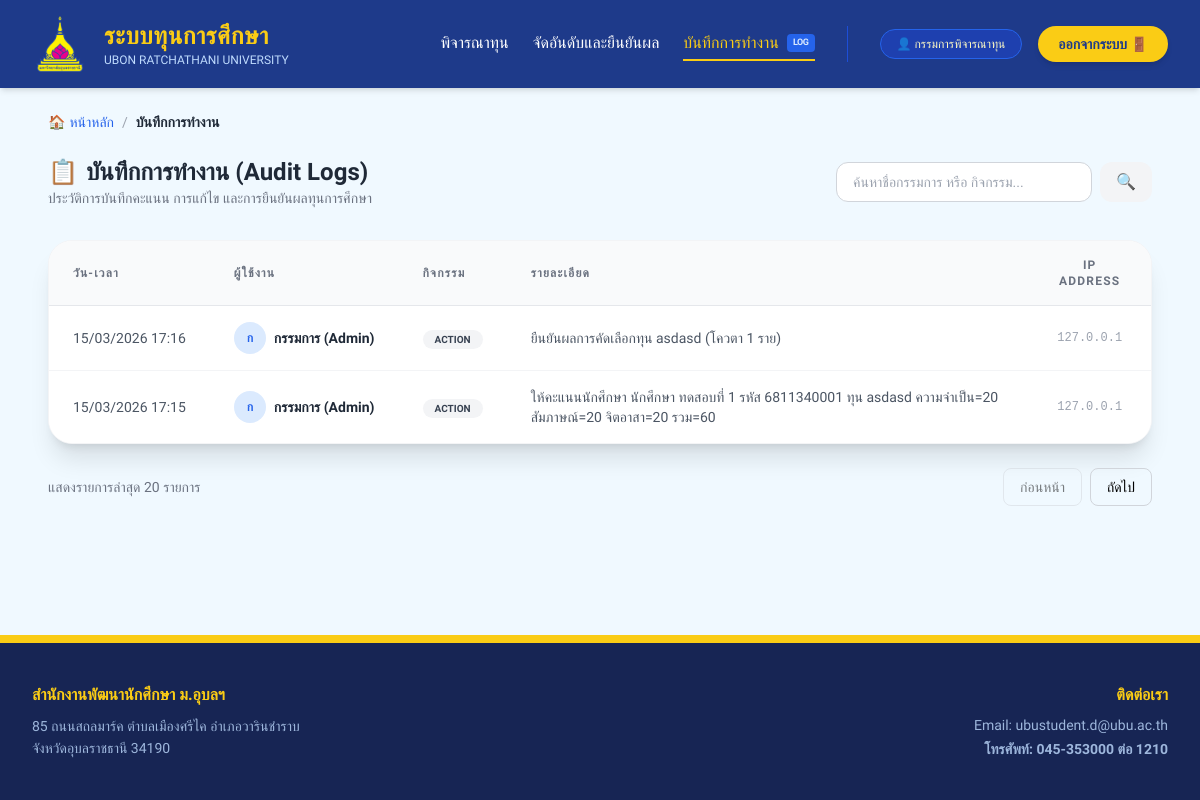
Page /director/audit_log (signed in) on the earlier database version.
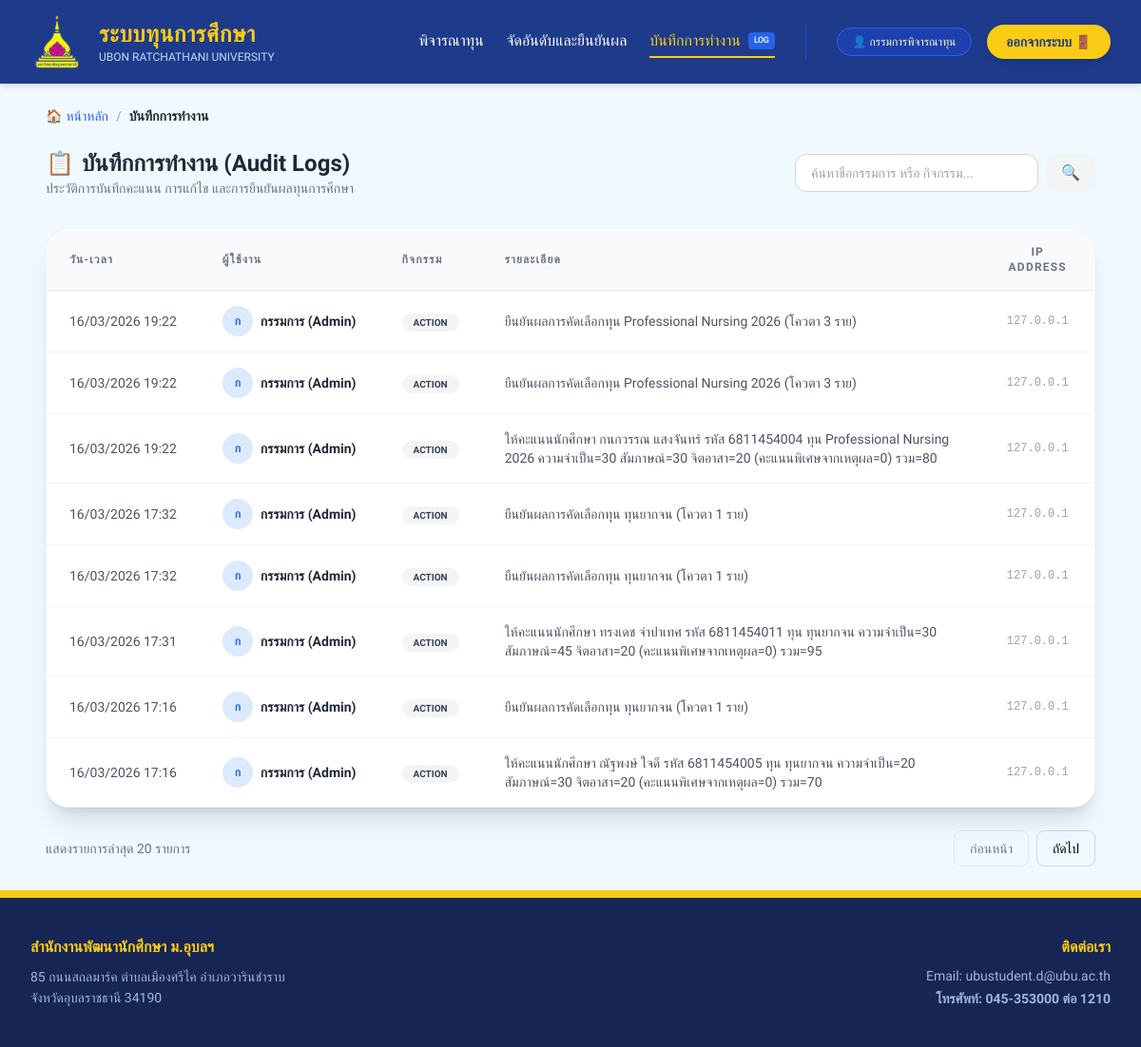
Same page on the later database version.
### models.py (models this page shows)
class DirectorAuditLog(db.Model):
    __tablename__ = 'audit_logs'
    id = db.Column(db.Integer, primary_key=True)
    timestamp = db.Column(db.DateTime, default=datetime.utcnow)
    user_name = db.Column(db.String(100), nullable=False)
    action = db.Column(db.String(100), nullable=False)
    details = db.Column(db.Text, nullable=True)
    ip_address = db.Column(db.String(45), nullable=True)

### routes/director_routes.py (the view)
@director_bp.route("/audit_log")
def audit_log():
    all_logs = DirectorAuditLog.query.order_by(DirectorAuditLog.timestamp.desc()).all()
    return render_template("director/audit_log.html", logs=all_logs)

### routes/director_routes.py (called while the page is built)
@director_bp.before_request
def require_director_login():
    if request.endpoint and request.endpoint != 'director.login':
        if "user_id" not in session or session.get("role") != "director":
            flash("กรุณาเข้าสู่ระบบในฐานะกรรมการ", "error")
            return redirect(url_for("login")) # Assuming login is the global login defined in app.py

### templates/director/audit_log.html (shortened to what this page needs)
{% extends "layouts/base_director.html" %}
{% block content %}
<div class="max-w-6xl mx-auto font-prompt p-6">
    <nav class="flex items-center text-sm font-medium mb-6 space-x-2 no-print">
        <a href="{{ url_for('director.home') }}" class="text-blue-600 hover:text-blue-800 transition flex items-center gap-1">
            <span>🏠</span> หน้าหลัก
        </a>
        <span class="text-gray-400">/</span>
        <span class="text-gray-800 font-bold">บันทึกการทำงาน</span>
    </nav>
    <div class="flex flex-col md:flex-row justify-between items-center mb-8 gap-4">
        <div>
            <h2 class="text-2xl font-extrabold text-gray-800 flex items-center gap-2">
                <span class="text-blue-600">📋</span> บันทึกการทำงาน (Audit Logs)
            </h2>
            <p class="text-gray-500 text-sm">ประวัติการบันทึกคะแนน การแก้ไข และการยืนยันผลทุนการศึกษา</p>
        </div>
        <div class="flex gap-2 w-full md:w-auto">
            <input type="text" id="logSearch" placeholder="ค้นหาชื่อกรรมการ หรือ กิจกรรม..."
                   class="w-full md:w-64 px-4 py-2 border border-gray-300 rounded-xl focus:ring-2 focus:ring-blue-500 outline-none text-sm transition">
            <button class="bg-gray-100 text-gray-600 px-4 py-2 rounded-xl hover:bg-gray-200 transition">
                <span>🔍</span>
            </button>
        </div>
    </div>
    <div class="bg-white shadow-xl rounded-3xl border border-gray-100 overflow-hidden">
        <table class="min-w-full divide-y divide-gray-200">
            <thead class="bg-gray-50">
                <tr>
                    <th class="px-6 py-4 text-left text-xs font-bold text-gray-500 uppercase tracking-widest">วัน-เวลา</th>
                    <th class="px-6 py-4 text-left text-xs font-bold text-gray-500 uppercase tracking-widest">ผู้ใช้งาน</th>
                    <th class="px-6 py-4 text-left text-xs font-bold text-gray-500 uppercase tracking-widest">กิจกรรม</th>
                    <th class="px-6 py-4 text-left text-xs font-bold text-gray-500 uppercase tracking-widest">รายละเอียด</th>
                    <th class="px-6 py-4 text-center text-xs font-bold text-gray-500 uppercase tracking-widest">IP Address</th>
                </tr>
            </thead>
            <tbody class="divide-y divide-gray-100 bg-white" id="logTableBody">
                {% for log in logs %}
                <tr class="hover:bg-gray-50 transition-colors">
                    <td class="px-6 py-4 whitespace-nowrap text-sm text-gray-600 font-medium">
                        {{ log.timestamp.strftime('%d/%m/%Y %H:%M') }}
                    </td>
                    <td class="px-6 py-4 whitespace-nowrap">
                        <div class="flex items-center gap-2">
                            <div class="w-8 h-8 rounded-full bg-blue-100 flex items-center justify-center text-blue-600 font-bold text-xs">
                                {{ log.user_name[0] }}
                            </div>
                            <span class="text-sm font-bold text-gray-800">{{ log.user_name }}</span>
                        </div>
                    </td>
                    <td class="px-6 py-4 whitespace-nowrap">
                        {% if 'ให้คะแนน' in log.action %}
                            <span class="bg-blue-100 text-blue-700 px-3 py-1 rounded-full text-[10px] font-bold uppercase">SCORING</span>
                        {% elif 'ยืนยัน' in log.action %}
                            <span class="bg-green-100 text-green-700 px-3 py-1 rounded-full text-[10px] font-bold uppercase">CONFIRM</span>
                        {% else %}
                            <span class="bg-gray-100 text-gray-700 px-3 py-1 rounded-full text-[10px] font-bold uppercase">ACTION</span>
                        {% endif %}
                    </td>
                    <td class="px-6 py-4 text-sm text-gray-600">
                        {{ log.details }}
                    </td>
                    <td class="px-6 py-4 text-center text-xs text-gray-400 font-mono">
                        {{ log.ip_address }}
                    </td>
                </tr>
                {% endfor %}
            </tbody>
        </table>
    </div>
    <div class="mt-6 flex justify-between items-center no-print">
        <p class="text-sm text-gray-500">แสดงรายการล่าสุด 20 รายการ</p>
        <div class="flex gap-2">
            <button class="px-4 py-2 border border-gray-300 rounded-lg text-sm hover:bg-gray-50 disabled:opacity-50" disabled>ก่อนหน้า</button>
            <button class="px-4 py-2 border border-gray-300 rounded-lg text-sm hover:bg-gray-50">ถัดไป</button>
        </div>
    </div>
</div>
{% endblock %}

### templates/layouts/base_director.html
{% extends "layouts/base.html" %}
{% block nav_links %}
<a
  href="{{ url_for('director.scoring') }}"
  class="text-white hover:text-yellow-400 font-medium transition-colors border-b-2 {% if request.endpoint == 'director.scoring' %}border-yellow-400 text-yellow-400{% else %}border-transparent{% endif %} hover:border-yellow-400 py-1"
  >พิจารณาทุน</a
>
<a
  href="{{ url_for('director.ranking_selection') }}"
  class="text-white hover:text-yellow-400 font-medium transition-colors border-b-2 {% if request.endpoint == 'director.ranking_selection' %}border-yellow-400 text-yellow-400{% else %}border-transparent{% endif %} hover:border-yellow-400 py-1"
  >จัดอันดับและยืนยันผล</a
>
<a
  href="{{ url_for('director.audit_log') }}"
  class="text-white hover:text-yellow-400 font-medium transition-colors border-b-2 {% if request.endpoint == 'director.audit_log' %}border-yellow-400 text-yellow-400{% else %}border-transparent{% endif %} hover:border-yellow-400 py-1 flex items-center gap-2"
>
  <span>บันทึกการทำงาน</span>
  <span class="text-[9px] bg-blue-600 px-1.5 py-0.5 rounded text-blue-100 font-bold tracking-tighter"
    >LOG</span
  >
</a>
{% endblock %}
{% block profile_link %}/director/profile{% endblock %}
{% block role_name %}{{ session.get('user_name', 'กรรมการ') }}{% endblock %}

### templates/layouts/base.html (shortened to what this page needs)
<!DOCTYPE html>
<html lang="th">
<head>
    <script src="https://cdn.tailwindcss.com"></script>
    <link rel="stylesheet" href="https://cdn.jsdelivr.net/npm/swiper@11/swiper-bundle.min.css" />
</head>
<body class="bg-sky-50 min-h-screen flex flex-col m-0 p-0">
    <header class="bg-blue-900 text-white shadow-md w-full sticky top-0 z-50">
        <div class="w-full px-8 py-4 flex justify-between items-center">
            <div class="flex items-center gap-4">
                <div class="w-14 h-14">
                    <img src="{{ url_for('static', filename='images/ubu_logo.png') }}" alt="UBU Logo" class="w-full h-full object-contain">
                </div>
                <div>
                    <h1 class="text-2xl font-bold text-yellow-400 tracking-wide">ระบบทุนการศึกษา</h1>
                    <p class="text-xs text-blue-200 uppercase">Ubon Ratchathani University</p>
                </div>
            </div>
           <nav class="hidden md:flex items-center gap-8">
                <div class="flex gap-6">
                    {% block nav_links %}{% endblock %}
                </div>
                <div class="flex items-center gap-4 border-l border-blue-700 pl-8">
                    <a href="{% block profile_link %}{{ url_for('student.profile') }}{% endblock %}" class="bg-blue-800 hover:bg-blue-700 px-4 py-1.5 rounded-full text-xs border border-blue-600 text-yellow-100 flex items-center gap-2 transition-all cursor-pointer">
                        👤 {% block role_name %}{{ session.get('user_name') or session.get('user_data', {}).get('name', 'นักศึกษา') }}{% endblock %}
                    </a>
                    <a href="/logout" class="bg-yellow-400 text-blue-900 px-5 py-2 rounded-full font-bold hover:bg-yellow-300 transition-all shadow-md text-sm">
                        ออกจากระบบ 🚪
                    </a>
                </div>
            </nav>
        </div>
    </header>
    <main class="flex-grow">
        {% block content %}{% endblock %}
    </main>
    <footer class="bg-blue-950 text-blue-200 py-10 px-8 w-full text-sm border-t-8 border-yellow-400">
        <div class="max-w-7xl mx-auto flex flex-col md:flex-row justify-between items-start gap-6">
            <div>
                <strong class="text-yellow-400 text-base block mb-2">สำนักงานพัฒนานักศึกษา ม.อุบลฯ</strong>
                <p class="opacity-80 leading-relaxed">
                    85 ถนนสถลมาร์ค ตำบลเมืองศรีไค อำเภอวารินชำราบ <br>
                    จังหวัดอุบลราชธานี 34190
                </p>
            </div>
            <div class="md:text-right">
                <strong class="text-yellow-400 text-base block mb-2">ติดต่อเรา</strong>
                <p class="opacity-80">Email: ubustudent.d@ubu.ac.th</p>
                <p class="opacity-80 font-bold mt-1">โทรศัพท์: 045-353000 ต่อ 1210</p>
            </div>
        </div>
    </footer>
</body>
</html>

### templates/layouts/base.html (style rules this page uses)
body { font-family: 'Prompt', sans-serif; }

Differences in the rows shown:
added DirectorAuditLog: timestamp "16/03/2026 19:22", user_name "ก", user_name "กรรมการ (Admin)", shows "ACTION", details "ยืนยันผลการคัดเลือกทุน Professional Nursing 2026 (โควตา 3 ราย)", ip_address "127.0.0.1"
added DirectorAuditLog: timestamp "16/03/2026 19:22", user_name "ก", user_name "กรรมการ (Admin)", shows "ACTION", details "ยืนยันผลการคัดเลือกทุน Professional Nursing 2026 (โควตา 3 ราย)", ip_address "127.0.0.1"
added DirectorAuditLog: timestamp "16/03/2026 19:22", user_name "ก", user_name "กรรมการ (Admin)", action "ACTION", details "ให้คะแนนนักศึกษา กนกวรรณ แสงจันทร์ รหัส 6811454004 ทุน Professional Nursing 2026 ความจำเป็น=30 สัมภาษณ์=30 จิตอาสา=20 (คะแนนพิเศษจากเหตุผล=0) รวม=80", ip_address "127.0.0.1"
added DirectorAuditLog: timestamp "16/03/2026 17:32", user_name "ก", user_name "กรรมการ (Admin)", shows "ACTION", details "ยืนยันผลการคัดเลือกทุน ทุนยากจน (โควตา 1 ราย)", ip_address "127.0.0.1"
added DirectorAuditLog: timestamp "16/03/2026 17:32", user_name "ก", user_name "กรรมการ (Admin)", shows "ACTION", details "ยืนยันผลการคัดเลือกทุน ทุนยากจน (โควตา 1 ราย)", ip_address "127.0.0.1"
added DirectorAuditLog: timestamp "16/03/2026 17:31", user_name "ก", user_name "กรรมการ (Admin)", action "ACTION", details "ให้คะแนนนักศึกษา ทรงเดช จำปาเทศ รหัส 6811454011 ทุน ทุนยากจน ความจำเป็น=30 สัมภาษณ์=45 จิตอาสา=20 (คะแนนพิเศษจากเหตุผล=0) รวม=95", ip_address "127.0.0.1"
changed DirectorAuditLog (number 7 of 8 on the later page): timestamp "15/03/2026 17:16" → "16/03/2026 17:16"; details "ยืนยันผลการคัดเลือกทุน asdasd (โควตา 1 ราย)" → "ยืนยันผลการคัดเลือกทุน ทุนยากจน (โควตา 1 ราย)"
changed DirectorAuditLog: timestamp "15/03/2026 17:15" → "16/03/2026 17:16"; details "ให้คะแนนนักศึกษา นักศึกษา ทดสอบที่ 1 รหัส 6811340001 ทุน asdasd ความจำเป็น=20 สัมภาษณ์=20 จิตอาสา=20 รวม=60" → "ให้คะแนนนักศึกษา ณัฐพงษ์ ใจดี รหัส 6811454005 ทุน ทุนยากจน ความจำเป็น=20 สัมภาษณ์=30 จิตอาสา=20 (คะแนนพิเศษจากเหตุผล=0) รวม=70"
